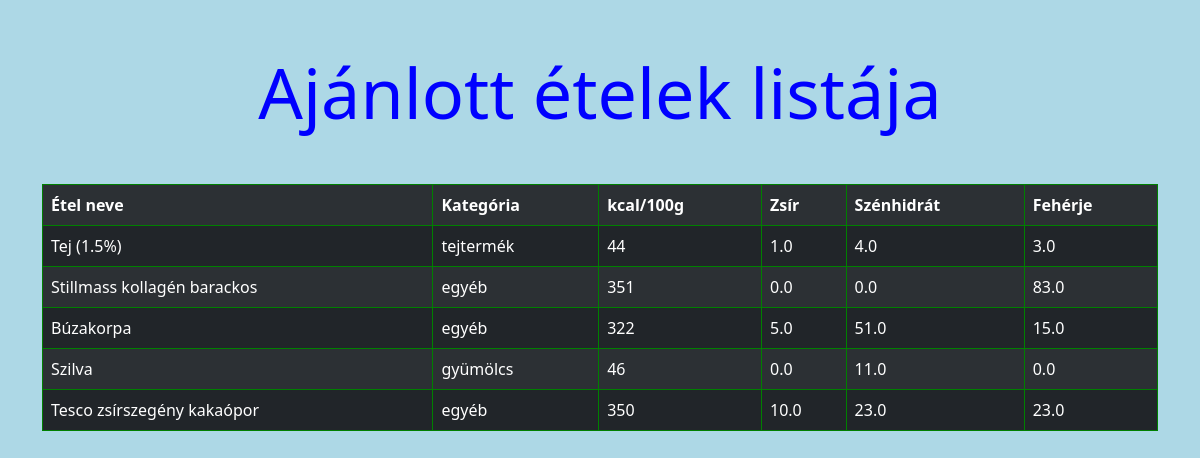
The page /index.html on the database its author committed.
### base/models.py (models this page shows, shortened)
class Meal(models.Model):
    foodName = models.CharField(max_length=200)
    category = models.CharField(max_length=50)
    calories = models.IntegerField()
    fat = models.FloatField()
    carbohydrate = models.FloatField()
    protein = models.FloatField()
    offeredFood = models.BooleanField(default=False)
    complete = models.BooleanField(default=False)

### base/views.py (the view)
# urls.py: path('index.html', views.index, name='index'),
def index(request):
    meals = Meal.objects.all()
    return render(request, 'index.html', {"meals": meals})

### base/templates/index.html (shortened to what this page needs)
<!DOCTYPE html>
<html lang="en">
<head>
    <link href="https://cdn.jsdelivr.net/npm/bootstrap@5.2.3/dist/css/bootstrap.min.css" rel="stylesheet">
</head>
<body>
    <div class="container">
        <h1>Ajánlott ételek listája</h1>
        <table class="table table-dark table-striped">
            <tr><th>Étel neve</th><th>Kategória</th><th>kcal/100g</th><th>Zsír</th><th>Szénhidrát</th><th>Fehérje</th></tr>
            {% for meal in meals %}
                {% if meal.offeredFood %}
                    <tr><td>{{ meal.foodName }}</td><td>{{ meal.category }}</td><td>{{ meal.calories }}</td><td>{{ meal.fat }}</td><td>{{ meal.carbohydrate }}</td><td>{{ meal.protein }}</td></tr>
                {% endif %}
            {% endfor %}
        </table>
    </div>
</body>
</html>

### base/templates/index.html (style rules this page uses)
body { background-color: lightblue; }
table tr td,th { border: solid 1px green; border-spacing: 0; border-collapse: collapse; padding: 2px 5px; }
table { margin-top: 50px; }
.container h1 { font-size: 70px; color: blue; text-align: center; margin-top: 50px; }

### rows shown on the page
Meal: foodName "Tej (1.5%)", category "tejtermék", calories "44", fat "1.0", carbohydrate "4.0", protein "3.0"
Meal: foodName "Stillmass kollagén barackos", category "egyéb", calories "351", fat "0.0", carbohydrate "0.0", protein "83.0"
Meal: foodName "Búzakorpa", category "egyéb", calories "322", fat "5.0", carbohydrate "51.0", protein "15.0"
Meal: foodName "Szilva", category "gyümölcs", calories "46", fat "0.0", carbohydrate "11.0", protein "0.0"
Meal: foodName "Tesco zsírszegény kakaópor", category "egyéb", calories "350", fat "10.0", carbohydrate "23.0", protein "23.0"
